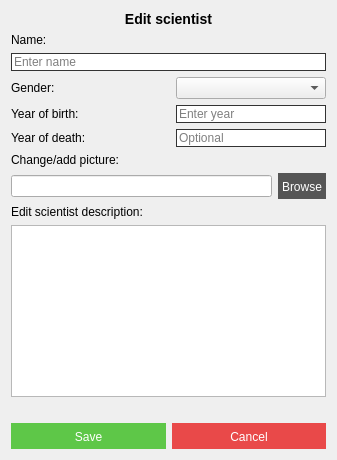
<?xml version="1.0" encoding="UTF-8"?>
<ui version="4.0">
 <class>editScientistWindow</class>
 <widget class="QDialog" name="editScientistWindow">
  <property name="geometry">
   <rect>
    <x>0</x>
    <y>0</y>
    <width>337</width>
    <height>460</height>
   </rect>
  </property>
  <property name="windowTitle">
   <string>Edit Scientist</string>
  </property>
  <layout class="QVBoxLayout" name="verticalLayout_2">
   <item>
    <widget class="QLabel" name="label_addsci_header">
     <property name="text">
      <string>&lt;h3&gt;Edit scientist&lt;/h3&gt;</string>
     </property>
     <property name="alignment">
      <set>Qt::AlignCenter</set>
     </property>
    </widget>
   </item>
   <item>
    <layout class="QVBoxLayout" name="verticalLayout">
     <item>
      <widget class="QLabel" name="label_addsci_name">
       <property name="maximumSize">
        <size>
         <width>16777215</width>
         <height>20</height>
        </size>
       </property>
       <property name="font">
        <font>
         <family>Helvetica</family>
        </font>
       </property>
       <property name="text">
        <string>Name:</string>
       </property>
      </widget>
     </item>
     <item>
      <widget class="QLineEdit" name="input_editsci_name">
       <property name="styleSheet">
        <string notr="true">border: 1px solid #333;</string>
       </property>
       <property name="maxLength">
        <number>50</number>
       </property>
       <property name="placeholderText">
        <string>Enter name</string>
       </property>
      </widget>
     </item>
    </layout>
   </item>
   <item>
    <layout class="QGridLayout" name="gridLayout">
     <item row="1" column="1">
      <widget class="QComboBox" name="input_editsci_gender">
       <item>
        <property name="text">
         <string/>
        </property>
       </item>
       <item>
        <property name="text">
         <string>Male</string>
        </property>
       </item>
       <item>
        <property name="text">
         <string>Female</string>
        </property>
       </item>
      </widget>
     </item>
     <item row="1" column="0">
      <widget class="QLabel" name="label_addsci_gender">
       <property name="font">
        <font>
         <family>Helvetica</family>
        </font>
       </property>
       <property name="text">
        <string>Gender:</string>
       </property>
      </widget>
     </item>
     <item row="2" column="1">
      <widget class="QLineEdit" name="input_editsci_born">
       <property name="maximumSize">
        <size>
         <width>150</width>
         <height>16777215</height>
        </size>
       </property>
       <property name="styleSheet">
        <string notr="true">border: 1px solid #333;</string>
       </property>
       <property name="maxLength">
        <number>4</number>
       </property>
       <property name="placeholderText">
        <string>Enter year</string>
       </property>
      </widget>
     </item>
     <item row="3" column="1">
      <widget class="QLineEdit" name="input_editsci_died">
       <property name="maximumSize">
        <size>
         <width>150</width>
         <height>16777215</height>
        </size>
       </property>
       <property name="styleSheet">
        <string notr="true">border: 1px solid #333;</string>
       </property>
       <property name="text">
        <string/>
       </property>
       <property name="maxLength">
        <number>4</number>
       </property>
       <property name="placeholderText">
        <string>Optional</string>
       </property>
      </widget>
     </item>
     <item row="3" column="0">
      <widget class="QLabel" name="label_addsci_died">
       <property name="font">
        <font>
         <family>Helvetica</family>
        </font>
       </property>
       <property name="text">
        <string>Year of death:</string>
       </property>
      </widget>
     </item>
     <item row="2" column="0">
      <widget class="QLabel" name="label_addsci_born">
       <property name="font">
        <font>
         <family>Helvetica</family>
        </font>
       </property>
       <property name="text">
        <string>Year of birth:</string>
       </property>
      </widget>
     </item>
    </layout>
   </item>
   <item>
    <widget class="QLabel" name="label_addsci_picture">
     <property name="font">
      <font>
       <family>Helvetica</family>
      </font>
     </property>
     <property name="text">
      <string>Change/add picture:</string>
     </property>
    </widget>
   </item>
   <item>
    <layout class="QHBoxLayout" name="horizontalLayout_6">
     <item>
      <widget class="QLineEdit" name="input_editsci_path"/>
     </item>
     <item>
      <widget class="QPushButton" name="button_editsci_browse">
       <property name="cursor">
        <cursorShape>PointingHandCursor</cursorShape>
       </property>
       <property name="styleSheet">
        <string notr="true">border: 0px solid #333;
padding: 7px 4px 5px 4px;
background-color: #555;
color: #fff;
font: 13pt &quot;Helvetica&quot;;</string>
       </property>
       <property name="text">
        <string>Browse</string>
       </property>
      </widget>
     </item>
    </layout>
   </item>
   <item>
    <spacer name="verticalSpacer_4">
     <property name="orientation">
      <enum>Qt::Vertical</enum>
     </property>
     <property name="sizeHint" stdset="0">
      <size>
       <width>20</width>
       <height>0</height>
      </size>
     </property>
    </spacer>
   </item>
   <item>
    <widget class="QLabel" name="label_addsci_description">
     <property name="text">
      <string>Edit scientist description:</string>
     </property>
    </widget>
   </item>
   <item>
    <spacer name="verticalSpacer_6">
     <property name="orientation">
      <enum>Qt::Vertical</enum>
     </property>
     <property name="sizeHint" stdset="0">
      <size>
       <width>20</width>
       <height>0</height>
      </size>
     </property>
    </spacer>
   </item>
   <item>
    <widget class="QTextEdit" name="input_editsci_info">
     <property name="sizePolicy">
      <sizepolicy hsizetype="Expanding" vsizetype="Preferred">
       <horstretch>0</horstretch>
       <verstretch>0</verstretch>
      </sizepolicy>
     </property>
     <property name="baseSize">
      <size>
       <width>0</width>
       <height>250</height>
      </size>
     </property>
    </widget>
   </item>
   <item>
    <widget class="QLabel" name="label_editsci_status">
     <property name="maximumSize">
      <size>
       <width>16777215</width>
       <height>20</height>
      </size>
     </property>
     <property name="font">
      <font>
       <family>Helvetica</family>
       <weight>75</weight>
       <bold>true</bold>
      </font>
     </property>
     <property name="text">
      <string/>
     </property>
     <property name="alignment">
      <set>Qt::AlignCenter</set>
     </property>
    </widget>
   </item>
   <item>
    <layout class="QHBoxLayout" name="horizontalLayout">
     <item>
      <widget class="QPushButton" name="button_editsci_save">
       <property name="cursor">
        <cursorShape>PointingHandCursor</cursorShape>
       </property>
       <property name="styleSheet">
        <string notr="true">border: 0px solid #333;
padding: 7px 0 5px 0;
background-color: #5EC748;
color: #fff;
font: 13pt &quot;Helvetica&quot;;</string>
       </property>
       <property name="text">
        <string>Save</string>
       </property>
      </widget>
     </item>
     <item>
      <widget class="QPushButton" name="button_editsci_cancel">
       <property name="cursor">
        <cursorShape>PointingHandCursor</cursorShape>
       </property>
       <property name="styleSheet">
        <string notr="true">border: 0px solid #333;
padding: 7px 0 5px 0;
background-color: #E94949;
color: #fff;
font: 13pt &quot;Helvetica&quot;;</string>
       </property>
       <property name="text">
        <string>Cancel</string>
       </property>
      </widget>
     </item>
    </layout>
   </item>
  </layout>
 </widget>
 <resources/>
 <connections/>
</ui>
